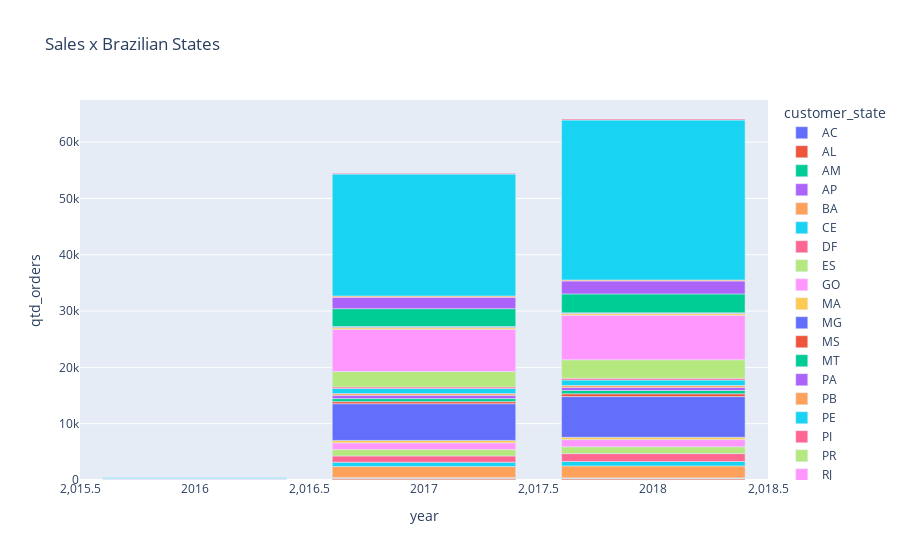

Here is the notebook cell this chart was saved with:
### Code cell
df2_aux2.sort_values(by='qtd_orders', ascending=False)
fig = px.bar(df2_aux2, x = 'year', y = 'qtd_orders', color = 'customer_state', title = 'Sales x Brazilian States')
fig.show()

### Figure 1 — Plotly figure (JSON) as saved in the notebook; plotly's stock layout.template omitted (floating-point values rounded to 4 significant figures)
{"data": [{"alignmentgroup": "True", "hovertemplate": "customer_state=AC<br>year=%{x}<br>qtd_orders=%{y}<extra></extra>", "legendgroup": "AC", "marker": {"color": "#636efa", "pattern": {"shape": ""}}, "name": "AC", "offsetgroup": "AC", "orientation": "v", "showlegend": true, "textposition": "auto", "type": "bar", "x": [2017, 2018], "xaxis": "x", "y": [62, 33], "yaxis": "y"}, {"alignmentgroup": "True", "hovertemplate": "customer_state=AL<br>year=%{x}<br>qtd_orders=%{y}<extra></extra>", "legendgroup": "AL", "marker": {"color": "#EF553B", "pattern": {"shape": ""}}, "name": "AL", "offsetgroup": "AL", "orientation": "v", "showlegend": true, "textposition": "auto", "type": "bar", "x": [2016, 2017, 2018], "xaxis": "x", "y": [2, 237, 224], "yaxis": "y"}, {"alignmentgroup": "True", "hovertemplate": "customer_state=AM<br>year=%{x}<br>qtd_orders=%{y}<extra></extra>", "legendgroup": "AM", "marker": {"color": "#00cc96", "pattern": {"shape": ""}}, "name": "AM", "offsetgroup": "AM", "orientation": "v", "showlegend": true, "textposition": "auto", "type": "bar", "x": [2017, 2018], "xaxis": "x", "y": [85, 88], "yaxis": "y"}, {"alignmentgroup": "True", "hovertemplate": "customer_state=AP<br>year=%{x}<br>qtd_orders=%{y}<extra></extra>", "legendgroup": "AP", "marker": {"color": "#ab63fa", "pattern": {"shape": ""}}, "name": "AP", "offsetgroup": "AP", "orientation": "v", "showlegend": true, "textposition": "auto", "type": "bar", "x": [2017, 2018], "xaxis": "x", "y": [40, 44], "yaxis": "y"}, {"alignmentgroup": "True", "hovertemplate": "customer_state=BA<br>year=%{x}<br>qtd_orders=%{y}<extra></extra>", "legendgroup": "BA", "marker": {"color": "#FFA15A", "pattern": {"shape": ""}}, "name": "BA", "offsetgroup": "BA", "orientation": "v", "showlegend": true, "textposition": "auto", "type": "bar", "x": [2016, 2017, 2018], "xaxis": "x", "y": [4, 1971, 2115], "yaxis": "y"}, {"alignmentgroup": "True", "hovertemplate": "customer_state=CE<br>year=%{x}<br>qtd_orders=%{y}<extra></extra>", "legendgroup": "CE", "marker": {"color": "#19d3f3", "pattern": {"shape": ""}}, "name": "CE", "offsetgroup": "CE", "orientation": "v", "showlegend": true, "textposition": "auto", "type": "bar", "x": [2016, 2017, 2018], "xaxis": "x", "y": [7, 762, 792], "yaxis": "y"}, {"alignmentgroup": "True", "hovertemplate": "customer_state=DF<br>year=%{x}<br>qtd_orders=%{y}<extra></extra>", "legendgroup": "DF", "marker": {"color": "#FF6692", "pattern": {"shape": ""}}, "name": "DF", "offsetgroup": "DF", "orientation": "v", "showlegend": true, "textposition": "auto", "type": "bar", "x": [2016, 2017, 2018], "xaxis": "x", "y": [8, 1117, 1388], "yaxis": "y"}, {"alignmentgroup": "True", "hovertemplate": "customer_state=ES<br>year=%{x}<br>qtd_orders=%{y}<extra></extra>", "legendgroup": "ES", "marker": {"color": "#B6E880", "pattern": {"shape": ""}}, "name": "ES", "offsetgroup": "ES", "orientation": "v", "showlegend": true, "textposition": "auto", "type": "bar", "x": [2016, 2017, 2018], "xaxis": "x", "y": [4, 1138, 1216], "yaxis": "y"}, {"alignmentgroup": "True", "hovertemplate": "customer_state=GO<br>year=%{x}<br>qtd_orders=%{y}<extra></extra>", "legendgroup": "GO", "marker": {"color": "#FF97FF", "pattern": {"shape": ""}}, "name": "GO", "offsetgroup": "GO", "orientation": "v", "showlegend": true, "textposition": "auto", "type": "bar", "x": [2016, 2017, 2018], "xaxis": "x", "y": [10, 1182, 1272], "yaxis": "y"}, {"alignmentgroup": "True", "hovertemplate": "customer_state=MA<br>year=%{x}<br>qtd_orders=%{y}<extra></extra>", "legendgroup": "MA", "marker": {"color": "#FECB52", "pattern": {"shape": ""}}, "name": "MA", "offsetgroup": "MA", "orientation": "v", "showlegend": true, "textposition": "auto", "type": "bar", "x": [2016, 2017, 2018], "xaxis": "x", "y": [9, 438, 408], "yaxis": "y"}, {"alignmentgroup": "True", "hovertemplate": "customer_state=MG<br>year=%{x}<br>qtd_orders=%{y}<extra></extra>", "legendgroup": "MG", "marker": {"color": "#636efa", "pattern": {"shape": ""}}, "name": "MG", "offsetgroup": "MG", "orientation": "v", "showlegend": true, "textposition": "auto", "type": "bar", "x": [2016, 2017, 2018], "xaxis": "x", "y": [53, 6520, 7230], "yaxis": "y"}, {"alignmentgroup": "True", "hovertemplate": "customer_state=MS<br>year=%{x}<br>qtd_orders=%{y}<extra></extra>", "legendgroup": "MS", "marker": {"color": "#EF553B", "pattern": {"shape": ""}}, "name": "MS", "offsetgroup": "MS", "orientation": "v", "showlegend": true, "textposition": "auto", "type": "bar", "x": [2017, 2018], "xaxis": "x", "y": [365, 497], "yaxis": "y"}, {"alignmentgroup": "True", "hovertemplate": "customer_state=MT<br>year=%{x}<br>qtd_orders=%{y}<extra></extra>", "legendgroup": "MT", "marker": {"color": "#00cc96", "pattern": {"shape": ""}}, "name": "MT", "offsetgroup": "MT", "orientation": "v", "showlegend": true, "textposition": "auto", "type": "bar", "x": [2016, 2017, 2018], "xaxis": "x", "y": [4, 535, 593], "yaxis": "y"}, {"alignmentgroup": "True", "hovertemplate": "customer_state=PA<br>year=%{x}<br>qtd_orders=%{y}<extra></extra>", "legendgroup": "PA", "marker": {"color": "#ab63fa", "pattern": {"shape": ""}}, "name": "PA", "offsetgroup": "PA", "orientation": "v", "showlegend": true, "textposition": "auto", "type": "bar", "x": [2016, 2017, 2018], "xaxis": "x", "y": [6, 576, 545], "yaxis": "y"}, {"alignmentgroup": "True", "hovertemplate": "customer_state=PB<br>year=%{x}<br>qtd_orders=%{y}<extra></extra>", "legendgroup": "PB", "marker": {"color": "#FFA15A", "pattern": {"shape": ""}}, "name": "PB", "offsetgroup": "PB", "orientation": "v", "showlegend": true, "textposition": "auto", "type": "bar", "x": [2016, 2017, 2018], "xaxis": "x", "y": [1, 312, 330], "yaxis": "y"}, {"alignmentgroup": "True", "hovertemplate": "customer_state=PE<br>year=%{x}<br>qtd_orders=%{y}<extra></extra>", "legendgroup": "PE", "marker": {"color": "#19d3f3", "pattern": {"shape": ""}}, "name": "PE", "offsetgroup": "PE", "orientation": "v", "showlegend": true, "textposition": "auto", "type": "bar", "x": [2016, 2017, 2018], "xaxis": "x", "y": [7, 924, 977], "yaxis": "y"}, {"alignmentgroup": "True", "hovertemplate": "customer_state=PI<br>year=%{x}<br>qtd_orders=%{y}<extra></extra>", "legendgroup": "PI", "marker": {"color": "#FF6692", "pattern": {"shape": ""}}, "name": "PI", "offsetgroup": "PI", "orientation": "v", "showlegend": true, "textposition": "auto", "type": "bar", "x": [2016, 2017, 2018], "xaxis": "x", "y": [1, 266, 308], "yaxis": "y"}, {"alignmentgroup": "True", "hovertemplate": "customer_state=PR<br>year=%{x}<br>qtd_orders=%{y}<extra></extra>", "legendgroup": "PR", "marker": {"color": "#B6E880", "pattern": {"shape": ""}}, "name": "PR", "offsetgroup": "PR", "orientation": "v", "showlegend": true, "textposition": "auto", "type": "bar", "x": [2016, 2017, 2018], "xaxis": "x", "y": [32, 2723, 3281], "yaxis": "y"}, {"alignmentgroup": "True", "hovertemplate": "customer_state=RJ<br>year=%{x}<br>qtd_orders=%{y}<extra></extra>", "legendgroup": "RJ", "marker": {"color": "#FF97FF", "pattern": {"shape": ""}}, "name": "RJ", "offsetgroup": "RJ", "orientation": "v", "showlegend": true, "textposition": "auto", "type": "bar", "x": [2016, 2017, 2018], "xaxis": "x", "y": [67, 7519, 7911], "yaxis": "y"}, {"alignmentgroup": "True", "hovertemplate": "customer_state=RN<br>year=%{x}<br>qtd_orders=%{y}<extra></extra>", "legendgroup": "RN", "marker": {"color": "#FECB52", "pattern": {"shape": ""}}, "name": "RN", "offsetgroup": "RN", "orientation": "v", "showlegend": true, "textposition": "auto", "type": "bar", "x": [2016, 2017, 2018], "xaxis": "x", "y": [5, 285, 284], "yaxis": "y"}, {"alignmentgroup": "True", "hovertemplate": "customer_state=RO<br>year=%{x}<br>qtd_orders=%{y}<extra></extra>", "legendgroup": "RO", "marker": {"color": "#636efa", "pattern": {"shape": ""}}, "name": "RO", "offsetgroup": "RO", "orientation": "v", "showlegend": true, "textposition": "auto", "type": "bar", "x": [2017, 2018], "xaxis": "x", "y": [168, 123], "yaxis": "y"}, {"alignmentgroup": "True", "hovertemplate": "customer_state=RR<br>year=%{x}<br>qtd_orders=%{y}<extra></extra>", "legendgroup": "RR", "marker": {"color": "#EF553B", "pattern": {"shape": ""}}, "name": "RR", "offsetgroup": "RR", "orientation": "v", "showlegend": true, "textposition": "auto", "type": "bar", "x": [2016, 2017, 2018], "xaxis": "x", "y": [3, 19, 30], "yaxis": "y"}, {"alignmentgroup": "True", "hovertemplate": "customer_state=RS<br>year=%{x}<br>qtd_orders=%{y}<extra></extra>", "legendgroup": "RS", "marker": {"color": "#00cc96", "pattern": {"shape": ""}}, "name": "RS", "offsetgroup": "RS", "orientation": "v", "showlegend": true, "textposition": "auto", "type": "bar", "x": [2016, 2017, 2018], "xaxis": "x", "y": [28, 3177, 3359], "yaxis": "y"}, {"alignmentgroup": "True", "hovertemplate": "customer_state=SC<br>year=%{x}<br>qtd_orders=%{y}<extra></extra>", "legendgroup": "SC", "marker": {"color": "#ab63fa", "pattern": {"shape": ""}}, "name": "SC", "offsetgroup": "SC", "orientation": "v", "showlegend": true, "textposition": "auto", "type": "bar", "x": [2016, 2017, 2018], "xaxis": "x", "y": [15, 2026, 2298], "yaxis": "y"}, {"alignmentgroup": "True", "hovertemplate": "customer_state=SE<br>year=%{x}<br>qtd_orders=%{y}<extra></extra>", "legendgroup": "SE", "marker": {"color": "#FFA15A", "pattern": {"shape": ""}}, "name": "SE", "offsetgroup": "SE", "orientation": "v", "showlegend": true, "textposition": "auto", "type": "bar", "x": [2016, 2017, 2018], "xaxis": "x", "y": [3, 224, 175], "yaxis": "y"}, {"alignmentgroup": "True", "hovertemplate": "customer_state=SP<br>year=%{x}<br>qtd_orders=%{y}<extra></extra>", "legendgroup": "SP", "marker": {"color": "#19d3f3", "pattern": {"shape": ""}}, "name": "SP", "offsetgroup": "SP", "orientation": "v", "showlegend": true, "textposition": "auto", "type": "bar", "x": [2016, 2017, 2018], "xaxis": "x", "y": [135, 21641, 28397], "yaxis": "y"}, {"alignmentgroup": "True", "hovertemplate": "customer_state=TO<br>year=%{x}<br>qtd_orders=%{y}<extra></extra>", "legendgroup": "TO", "marker": {"color": "#FF6692", "pattern": {"shape": ""}}, "name": "TO", "offsetgroup": "TO", "orientation": "v", "showlegend": true, "textposition": "auto", "type": "bar", "x": [2017, 2018], "xaxis": "x", "y": [158, 182], "yaxis": "y"}], "layout": {"barmode": "relative", "legend": {"title": {"text": "customer_state"}, "tracegroupgap": 0}, "title": {"text": "Sales x Brazilian States"}, "xaxis": {"anchor": "y", "domain": [0, 1], "title": {"text": "year"}}, "yaxis": {"anchor": "x", "domain": [0, 1], "title": {"text": "qtd_orders"}}}}
